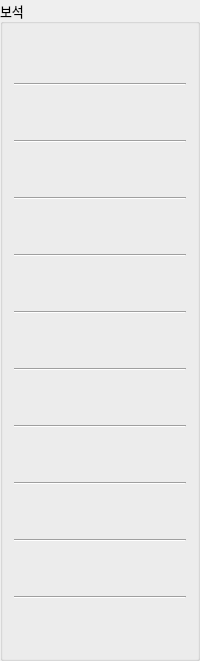
        <widget class="QGroupBox" name="groupJewel">
         <property name="maximumSize">
          <size>
           <width>450</width>
           <height>900</height>
          </size>
         </property>
         <property name="font">
          <font>
           <family>나눔스퀘어 네오 Regular</family>
           <pointsize>10</pointsize>
           <bold>false</bold>
          </font>
         </property>
         <property name="title">
          <string>보석</string>
         </property>
         <layout class="QVBoxLayout" name="verticalLayout_31">
          <item>
           <layout class="QHBoxLayout" name="horizontalLayout_27">
            <item>
             <layout class="QVBoxLayout" name="verticalLayout_58">
              <item>
               <widget class="QLabel" name="lbIconGem0">
                <property name="text">
                 <string/>
                </property>
                <property name="alignment">
                 <set>Qt::AlignCenter</set>
                </property>
               </widget>
              </item>
              <item>
               <widget class="QLabel" name="lbLevelGem0">
                <property name="font">
                 <font>
                  <family>나눔스퀘어 네오 Bold</family>
                  <pointsize>10</pointsize>
                  <bold>true</bold>
                 </font>
                </property>
                <property name="text">
                 <string/>
                </property>
                <property name="alignment">
                 <set>Qt::AlignCenter</set>
                </property>
               </widget>
              </item>
             </layout>
            </item>
            <item>
             <layout class="QVBoxLayout" name="verticalLayout_57">
              <item>
               <widget class="QLabel" name="lbNameGem0">
                <property name="font">
                 <font>
                  <family>나눔스퀘어 네오 Bold</family>
                  <pointsize>10</pointsize>
                  <bold>true</bold>
                 </font>
                </property>
                <property name="text">
                 <string/>
                </property>
               </widget>
              </item>
              <item>
               <widget class="QLabel" name="lbAttrGem0">
                <property name="font">
                 <font>
                  <family>나눔스퀘어 네오 Bold</family>
                  <pointsize>10</pointsize>
                  <bold>true</bold>
                 </font>
                </property>
                <property name="text">
                 <string/>
                </property>
               </widget>
              </item>
             </layout>
            </item>
           </layout>
          </item>
          <item>
           <widget class="Line" name="line">
            <property name="orientation">
             <enum>Qt::Horizontal</enum>
            </property>
           </widget>
          </item>
          <item>
           <layout class="QHBoxLayout" name="horizontalLayout_18">
            <item>
             <layout class="QVBoxLayout" name="verticalLayout_36">
              <item>
               <widget class="QLabel" name="lbIconGem1">
                <property name="text">
                 <string/>
                </property>
                <property name="alignment">
                 <set>Qt::AlignCenter</set>
                </property>
               </widget>
              </item>
              <item>
               <widget class="QLabel" name="lbLevelGem1">
                <property name="font">
                 <font>
                  <family>나눔스퀘어 네오 Bold</family>
                  <pointsize>10</pointsize>
                  <bold>true</bold>
                 </font>
                </property>
                <property name="text">
                 <string/>
                </property>
                <property name="alignment">
                 <set>Qt::AlignCenter</set>
                </property>
               </widget>
              </item>
             </layout>
            </item>
            <item>
             <layout class="QVBoxLayout" name="verticalLayout_37">
              <item>
               <widget class="QLabel" name="lbNameGem1">
                <property name="font">
                 <font>
                  <family>나눔스퀘어 네오 Bold</family>
                  <pointsize>10</pointsize>
                  <bold>true</bold>
                 </font>
                </property>
                <property name="text">
                 <string/>
                </property>
               </widget>
              </item>
              <item>
               <widget class="QLabel" name="lbAttrGem1">
                <property name="font">
                 <font>
                  <family>나눔스퀘어 네오 Bold</family>
                  <pointsize>10</pointsize>
                  <bold>true</bold>
                 </font>
                </property>
                <property name="text">
                 <string/>
                </property>
               </widget>
              </item>
             </layout>
            </item>
           </layout>
          </item>
          <item>
           <widget class="Line" name="line_2">
            <property name="orientation">
             <enum>Qt::Horizontal</enum>
            </property>
           </widget>
          </item>
          <item>
           <layout class="QHBoxLayout" name="horizontalLayout_26">
            <item>
             <layout class="QVBoxLayout" name="verticalLayout_41">
              <item>
               <widget class="QLabel" name="lbIconGem2">
                <property name="text">
                 <string/>
                </property>
                <property name="alignment">
                 <set>Qt::AlignCenter</set>
                </property>
               </widget>
              </item>
              <item>
               <widget class="QLabel" name="lbLevelGem2">
                <property name="font">
                 <font>
                  <family>나눔스퀘어 네오 Bold</family>
                  <pointsize>10</pointsize>
                  <bold>true</bold>
                 </font>
                </property>
                <property name="text">
                 <string/>
                </property>
                <property name="alignment">
                 <set>Qt::AlignCenter</set>
                </property>
               </widget>
              </item>
             </layout>
            </item>
            <item>
             <layout class="QVBoxLayout" name="verticalLayout_40">
              <item>
               <widget class="QLabel" name="lbNameGem2">
                <property name="font">
                 <font>
                  <family>나눔스퀘어 네오 Bold</family>
                  <pointsize>10</pointsize>
                  <bold>true</bold>
                 </font>
                </property>
                <property name="text">
                 <string/>
                </property>
               </widget>
              </item>
              <item>
               <widget class="QLabel" name="lbAttrGem2">
                <property name="font">
                 <font>
                  <family>나눔스퀘어 네오 Bold</family>
                  <pointsize>10</pointsize>
                  <bold>true</bold>
                 </font>
                </property>
                <property name="text">
                 <string/>
                </property>
               </widget>
              </item>
             </layout>
            </item>
           </layout>
          </item>
          <item>
           <widget class="Line" name="line_3">
            <property name="orientation">
             <enum>Qt::Horizontal</enum>
            </property>
           </widget>
          </item>
          <item>
           <layout class="QHBoxLayout" name="horizontalLayout_22">
            <item>
             <layout class="QVBoxLayout" name="verticalLayout_43">
              <item>
               <widget class="QLabel" name="lbIconGem3">
                <property name="text">
                 <string/>
                </property>
                <property name="alignment">
                 <set>Qt::AlignCenter</set>
                </property>
               </widget>
              </item>
              <item>
               <widget class="QLabel" name="lbLevelGem3">
                <property name="font">
                 <font>
                  <family>나눔스퀘어 네오 Bold</family>
                  <pointsize>10</pointsize>
                  <bold>true</bold>
                 </font>
                </property>
                <property name="text">
                 <string/>
                </property>
                <property name="alignment">
                 <set>Qt::AlignCenter</set>
                </property>
               </widget>
              </item>
             </layout>
            </item>
            <item>
             <layout class="QVBoxLayout" name="verticalLayout_42">
              <item>
               <widget class="QLabel" name="lbNameGem3">
                <property name="font">
                 <font>
                  <family>나눔스퀘어 네오 Bold</family>
                  <pointsize>10</pointsize>
                  <bold>true</bold>
                 </font>
                </property>
                <property name="text">
                 <string/>
                </property>
               </widget>
              </item>
              <item>
               <widget class="QLabel" name="lbAttrGem3">
                <property name="font">
                 <font>
                  <family>나눔스퀘어 네오 Bold</family>
                  <pointsize>10</pointsize>
                  <bold>true</bold>
                 </font>
                </property>
                <property name="text">
                 <string/>
                </property>
               </widget>
              </item>
             </layout>
            </item>
           </layout>
          </item>
          <item>
           <widget class="Line" name="line_4">
            <property name="orientation">
             <enum>Qt::Horizontal</enum>
            </property>
           </widget>
          </item>
          <item>
           <layout class="QHBoxLayout" name="horizontalLayout_25">
            <item>
             <layout class="QVBoxLayout" name="verticalLayout_56">
              <item>
               <widget class="QLabel" name="lbIconGem4">
                <property name="text">
                 <string/>
                </property>
                <property name="alignment">
                 <set>Qt::AlignCenter</set>
                </property>
               </widget>
              </item>
              <item>
               <widget class="QLabel" name="lbLevelGem4">
                <property name="font">
                 <font>
                  <family>나눔스퀘어 네오 Bold</family>
                  <pointsize>10</pointsize>
                  <bold>true</bold>
                 </font>
                </property>
                <property name="text">
                 <string/>
                </property>
                <property name="alignment">
                 <set>Qt::AlignCenter</set>
                </property>
               </widget>
              </item>
             </layout>
            </item>
            <item>
             <layout class="QVBoxLayout" name="verticalLayout_55">
              <item>
               <widget class="QLabel" name="lbNameGem4">
                <property name="font">
                 <font>
                  <family>나눔스퀘어 네오 Bold</family>
                  <pointsize>10</pointsize>
                  <bold>true</bold>
                 </font>
                </property>
                <property name="text">
                 <string/>
                </property>
               </widget>
              </item>
              <item>
               <widget class="QLabel" name="lbAttrGem4">
                <property name="font">
                 <font>
                  <family>나눔스퀘어 네오 Bold</family>
                  <pointsize>10</pointsize>
                  <bold>true</bold>
                 </font>
                </property>
                <property name="text">
                 <string/>
                </property>
               </widget>
              </item>
             </layout>
            </item>
           </layout>
          </item>
          <item>
           <widget class="Line" name="line_5">
            <property name="orientation">
             <enum>Qt::Horizontal</enum>
            </property>
           </widget>
          </item>
          <item>
           <layout class="QHBoxLayout" name="horizontalLayout_24">
            <item>
             <layout class="QVBoxLayout" name="verticalLayout_54">
              <item>
               <widget class="QLabel" name="lbIconGem5">
                <property name="text">
                 <string/>
                </property>
                <property name="alignment">
                 <set>Qt::AlignCenter</set>
                </property>
               </widget>
              </item>
              <item>
               <widget class="QLabel" name="lbLevelGem5">
                <property name="font">
                 <font>
                  <family>나눔스퀘어 네오 Bold</family>
                  <pointsize>10</pointsize>
                  <bold>true</bold>
                 </font>
                </property>
                <property name="text">
                 <string/>
                </property>
                <property name="alignment">
                 <set>Qt::AlignCenter</set>
                </property>
               </widget>
              </item>
             </layout>
            </item>
            <item>
             <layout class="QVBoxLayout" name="verticalLayout_53">
              <item>
               <widget class="QLabel" name="lbNameGem5">
                <property name="font">
                 <font>
                  <family>나눔스퀘어 네오 Bold</family>
                  <pointsize>10</pointsize>
                  <bold>true</bold>
                 </font>
                </property>
                <property name="text">
                 <string/>
                </property>
               </widget>
              </item>
              <item>
               <widget class="QLabel" name="lbAttrGem5">
                <property name="font">
                 <font>
                  <family>나눔스퀘어 네오 Bold</family>
                  <pointsize>10</pointsize>
                  <bold>true</bold>
                 </font>
                </property>
                <property name="text">
                 <string/>
                </property>
               </widget>
              </item>
             </layout>
            </item>
           </layout>
          </item>
          <item>
           <widget class="Line" name="line_6">
            <property name="orientation">
             <enum>Qt::Horizontal</enum>
            </property>
           </widget>
          </item>
          <item>
           <layout class="QHBoxLayout" name="horizontalLayout_23">
            <item>
             <layout class="QVBoxLayout" name="verticalLayout_52">
              <item>
               <widget class="QLabel" name="lbIconGem6">
                <property name="text">
                 <string/>
                </property>
                <property name="alignment">
                 <set>Qt::AlignCenter</set>
                </property>
               </widget>
              </item>
              <item>
               <widget class="QLabel" name="lbLevelGem6">
                <property name="font">
                 <font>
                  <family>나눔스퀘어 네오 Bold</family>
                  <pointsize>10</pointsize>
                  <bold>true</bold>
                 </font>
                </property>
                <property name="text">
                 <string/>
                </property>
                <property name="alignment">
                 <set>Qt::AlignCenter</set>
                </property>
               </widget>
              </item>
             </layout>
            </item>
            <item>
             <layout class="QVBoxLayout" name="verticalLayout_51">
              <item>
               <widget class="QLabel" name="lbNameGem6">
                <property name="font">
                 <font>
                  <family>나눔스퀘어 네오 Bold</family>
                  <pointsize>10</pointsize>
                  <bold>true</bold>
                 </font>
                </property>
                <property name="text">
                 <string/>
                </property>
               </widget>
              </item>
              <item>
               <widget class="QLabel" name="lbAttrGem6">
                <property name="font">
                 <font>
                  <family>나눔스퀘어 네오 Bold</family>
                  <pointsize>10</pointsize>
                  <bold>true</bold>
                 </font>
                </property>
                <property name="text">
                 <string/>
                </property>
               </widget>
              </item>
             </layout>
            </item>
           </layout>
          </item>
          <item>
           <widget class="Line" name="line_7">
            <property name="orientation">
             <enum>Qt::Horizontal</enum>
            </property>
           </widget>
          </item>
          <item>
           <layout class="QHBoxLayout" name="horizontalLayout_21">
            <item>
             <layout class="QVBoxLayout" name="verticalLayout_50">
              <item>
               <widget class="QLabel" name="lbIconGem7">
                <property name="text">
                 <string/>
                </property>
                <property name="alignment">
                 <set>Qt::AlignCenter</set>
                </property>
               </widget>
              </item>
              <item>
               <widget class="QLabel" name="lbLevelGem7">
                <property name="font">
                 <font>
                  <family>나눔스퀘어 네오 Bold</family>
                  <pointsize>10</pointsize>
                  <bold>true</bold>
                 </font>
                </property>
                <property name="text">
                 <string/>
                </property>
                <property name="alignment">
                 <set>Qt::AlignCenter</set>
                </property>
               </widget>
              </item>
             </layout>
            </item>
            <item>
             <layout class="QVBoxLayout" name="verticalLayout_49">
              <item>
               <widget class="QLabel" name="lbNameGem7">
                <property name="font">
                 <font>
                  <family>나눔스퀘어 네오 Bold</family>
                  <pointsize>10</pointsize>
                  <bold>true</bold>
                 </font>
                </property>
                <property name="text">
                 <string/>
                </property>
               </widget>
              </item>
              <item>
               <widget class="QLabel" name="lbAttrGem7">
                <property name="font">
                 <font>
                  <family>나눔스퀘어 네오 Bold</family>
                  <pointsize>10</pointsize>
                  <bold>true</bold>
                 </font>
                </property>
                <property name="text">
                 <string/>
                </property>
               </widget>
              </item>
             </layout>
            </item>
           </layout>
          </item>
          <item>
           <widget class="Line" name="line_8">
            <property name="orientation">
             <enum>Qt::Horizontal</enum>
            </property>
           </widget>
          </item>
          <item>
           <layout class="QHBoxLayout" name="horizontalLayout_20">
            <item>
             <layout class="QVBoxLayout" name="verticalLayout_48">
              <item>
               <widget class="QLabel" name="lbIconGem8">
                <property name="text">
                 <string/>
                </property>
                <property name="alignment">
                 <set>Qt::AlignCenter</set>
                </property>
               </widget>
              </item>
              <item>
               <widget class="QLabel" name="lbLevelGem8">
                <property name="font">
                 <font>
                  <family>나눔스퀘어 네오 Bold</family>
                  <pointsize>10</pointsize>
                  <bold>true</bold>
                 </font>
                </property>
                <property name="text">
                 <string/>
                </property>
                <property name="alignment">
                 <set>Qt::AlignCenter</set>
                </property>
               </widget>
              </item>
             </layout>
            </item>
            <item>
             <layout class="QVBoxLayout" name="verticalLayout_47">
              <item>
               <widget class="QLabel" name="lbNameGem8">
                <property name="font">
                 <font>
                  <family>나눔스퀘어 네오 Bold</family>
                  <pointsize>10</pointsize>
                  <bold>true</bold>
                 </font>
                </property>
                <property name="text">
                 <string/>
                </property>
               </widget>
              </item>
              <item>
               <widget class="QLabel" name="lbAttrGem8">
                <property name="font">
                 <font>
                  <family>나눔스퀘어 네오 Bold</family>
                  <pointsize>10</pointsize>
                  <bold>true</bold>
                 </font>
                </property>
                <property name="text">
                 <string/>
                </property>
               </widget>
              </item>
             </layout>
            </item>
           </layout>
          </item>
          <item>
           <widget class="Line" name="line_9">
            <property name="orientation">
             <enum>Qt::Horizontal</enum>
            </property>
           </widget>
          </item>
          <item>
           <layout class="QHBoxLayout" name="horizontalLayout_19">
            <item>
             <layout class="QVBoxLayout" name="verticalLayout_46">
              <item>
               <widget class="QLabel" name="lbIconGem9">
                <property name="text">
                 <string/>
                </property>
                <property name="alignment">
                 <set>Qt::AlignCenter</set>
                </property>
               </widget>
              </item>
              <item>
               <widget class="QLabel" name="lbLevelGem9">
                <property name="font">
                 <font>
                  <family>나눔스퀘어 네오 Bold</family>
                  <pointsize>10</pointsize>
                  <bold>true</bold>
                 </font>
                </property>
                <property name="text">
                 <string/>
                </property>
                <property name="alignment">
                 <set>Qt::AlignCenter</set>
                </property>
               </widget>
              </item>
             </layout>
            </item>
            <item>
             <layout class="QVBoxLayout" name="verticalLayout_45">
              <item>
               <widget class="QLabel" name="lbNameGem9">
                <property name="font">
                 <font>
                  <family>나눔스퀘어 네오 Bold</family>
                  <pointsize>10</pointsize>
                  <bold>true</bold>
                 </font>
                </property>
                <property name="text">
                 <string/>
                </property>
               </widget>
              </item>
              <item>
               <widget class="QLabel" name="lbAttrGem9">
                <property name="font">
                 <font>
                  <family>나눔스퀘어 네오 Bold</family>
                  <pointsize>10</pointsize>
                  <bold>true</bold>
                 </font>
                </property>
                <property name="text">
                 <string/>
                </property>
               </widget>
              </item>
             </layout>
            </item>
           </layout>
          </item>
          <item>
           <widget class="Line" name="line_10">
            <property name="orientation">
             <enum>Qt::Horizontal</enum>
            </property>
           </widget>
          </item>
          <item>
           <layout class="QHBoxLayout" name="horizontalLayout_17">
            <item>
             <layout class="QVBoxLayout" name="verticalLayout_44">
              <item>
               <widget class="QLabel" name="lbIconGem10">
                <property name="text">
                 <string/>
                </property>
                <property name="alignment">
                 <set>Qt::AlignCenter</set>
                </property>
               </widget>
              </item>
              <item>
               <widget class="QLabel" name="lbLevelGem10">
                <property name="font">
                 <font>
                  <family>나눔스퀘어 네오 Bold</family>
                  <pointsize>10</pointsize>
                  <bold>true</bold>
                 </font>
                </property>
                <property name="text">
                 <string/>
                </property>
                <property name="alignment">
                 <set>Qt::AlignCenter</set>
                </property>
               </widget>
              </item>
             </layout>
            </item>
            <item>
             <layout class="QVBoxLayout" name="verticalLayout_30">
              <item>
               <widget class="QLabel" name="lbNameGem10">
                <property name="font">
                 <font>
                  <family>나눔스퀘어 네오 Bold</family>
                  <pointsize>10</pointsize>
                  <bold>true</bold>
                 </font>
                </property>
                <property name="text">
                 <string/>
                </property>
               </widget>
              </item>
              <item>
               <widget class="QLabel" name="lbAttrGem10">
                <property name="font">
                 <font>
                  <family>나눔스퀘어 네오 Bold</family>
                  <pointsize>10</pointsize>
                  <bold>true</bold>
                 </font>
                </property>
                <property name="text">
                 <string/>
                </property>
               </widget>
              </item>
             </layout>
            </item>
           </layout>
          </item>
         </layout>
        </widget>
